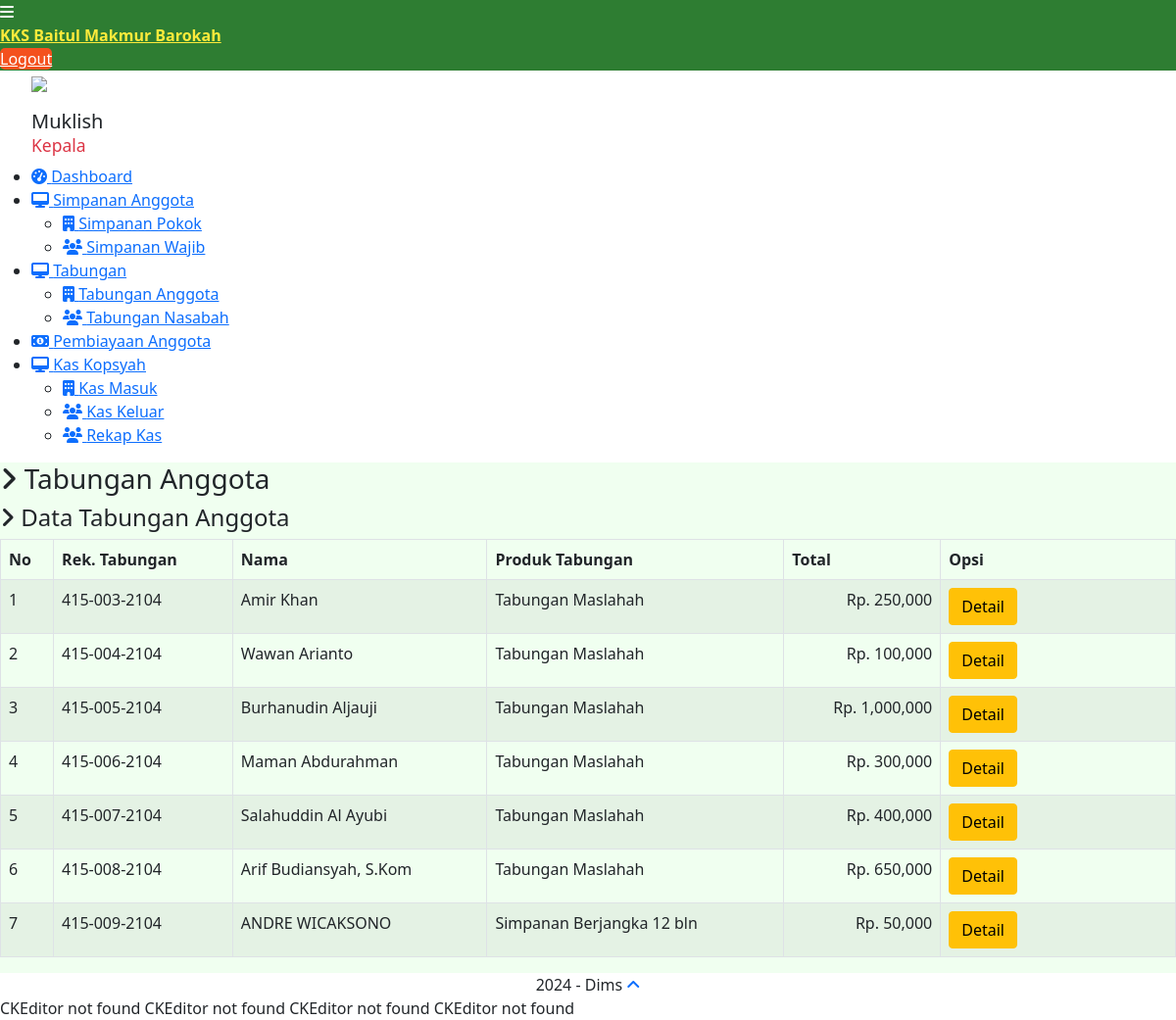
Page /admin/dashboard/index.php?page=tabungan_anggota (signed in) on the committed database.
### tables this page shows
CREATE TABLE `tabungan_anggota` (
  `id_tabungan` int(11) NOT NULL,
  `rek_tabungan` varchar(20) NOT NULL,
  `id_anggota` varchar(20) NOT NULL,
  `id_produk` int(11) NOT NULL,
  `nominal` int(11) NOT NULL,
  `nominal_tarik` int(11) NOT NULL,
  `status` enum('Setor','Tarik') NOT NULL,
  `tgl_setor` date NOT NULL
);

CREATE TABLE `total_tabungan_anggota` (
  `id_total_tabungan_anggota` int(11) NOT NULL,
  `rek_tabungan` varchar(20) NOT NULL,
  `total_simpanan` int(11) NOT NULL
);

CREATE TABLE `anggota` (
  `id_anggota` varchar(20) NOT NULL,
  `nama_lengkap` varchar(100) NOT NULL,
  `nama_panggilan` varchar(50) NOT NULL,
  `nik` varchar(20) NOT NULL,
  `alamat` text NOT NULL,
  `telp_rumah` varchar(20) NOT NULL,
  `no_hp` varchar(20) NOT NULL,
  `pekerjaan` varchar(150) NOT NULL,
  `jenis_kelamin` enum('Perempuan','Laki-laki') NOT NULL,
  `status_kawin` enum('Belum Menikah','Menikah','Janda','Duda') NOT NULL,
  `email_anggota` varchar(120) NOT NULL,
  `username` varchar(120) NOT NULL,
  `pass_anggota` varchar(110) NOT NULL,
  `tgl_daftar` date NOT NULL
);

CREATE TABLE `produk_bmt` (
  `id_produk` int(11) NOT NULL,
  `nama_produk` varchar(120) NOT NULL,
  `id_jenis_produk` int(11) NOT NULL,
  `desk_produk` text NOT NULL
);

### admin/dashboard/tabungan_anggota/list.php (the view, shortened to what this page needs)
<h3><i class="fa fa-angle-right"></i> Tabungan Anggota</h3>
<div class="row mt">
	<div class="col-lg-12">
		<div class="content-panel">
     <h4><i class="fa fa-angle-right"></i> Data Tabungan Anggota</h4>
     <section id="unseen">
      <table class="table table-bordered table-striped" id="Datatables">
        <thead>
          <tr>
           <th>No</th>
           <th>Rek. Tabungan</th>
           <th>Nama</th>
           <th>Produk Tabungan</th>
           <th>Total</th>
           <th width="20%">Opsi</th>
         </tr>
       </thead>
       <tbody>
        <?php
        $no = 1;
        $sql_tabungan_anggota = mysqli_query($con,"SELECT * FROM tabungan_anggota INNER JOIN anggota on tabungan_anggota.id_anggota = anggota.id_anggota INNER JOIN produk_bmt on tabungan_anggota.id_produk = produk_bmt.id_produk INNER JOIN total_tabungan_anggota ON tabungan_anggota.rek_tabungan = total_tabungan_anggota.rek_tabungan GROUP BY tabungan_anggota.rek_tabungan  ") or die (mysqli_error($con));
        while($data = mysqli_fetch_array($sql_tabungan_anggota)){
          ?>
          <tr>
            <td><?php echo $no++ ?></td>
            <td><?php echo $data['rek_tabungan'] ?></td>
            <td><?php echo $data['nama_lengkap'] ?></td>
            <td><?php echo $data['nama_produk'] ?></td>
            <td align="right"s><?php echo 'Rp. '.number_format($data['total_simpanan']) ?></td>
            <td>
              <?php if ($_SESSION['level_admin']!="Kepala") {?>
                <a class="btn btn-warning btn-xs" href="?page=tabungan_anggota&action=detail&rek_tabungan=<?php echo $data['rek_tabungan'];?>" title="Detail">Detail</a>
                <a class="btn btn-primary btn-xs" href="?page=tabungan_anggota&action=tambah_tabungan&rek_tabungan=<?php echo $data['rek_tabungan'];?>" title="Tambah">Setor</a>
                <a class="btn btn-success btn-xs" href="?page=tabungan_anggota&action=tarik_tabungan&rek_tabungan=<?php echo $data['rek_tabungan'];?>" title="Tarik">Tarik</a>
                <a class="btn btn-danger btn-xs" href="?page=tabungan_anggota&action=hapus&rek_tabungan=<?php echo $data['rek_tabungan'];?>" title="Hapus Data" onclick="javascript: return confirm('Apakah anda yakin?');"><i class="fa fa-trash"> Hapus</i></a></td>
              <?php } else { ?>
                <a class="btn btn-warning btn-xs" href="?page=tabungan_anggota&action=detail&rek_tabungan=<?php echo $data['rek_tabungan'];?>" title="Detail">Detail</a>
              <?php } ?>
            </tr>
            <?php
          }
          ?>
        </tbody>
      </table>
    </section>
  </div>
</div>
</div>

### rows in the picture
tabungan_anggota: total_tabungan_anggota.rek_tabungan "415-003-2104", id_anggota.nama_lengkap "Amir Khan", id_produk.nama_produk "Tabungan Maslahah", total_tabungan_anggota.total_simpanan "250,000"
tabungan_anggota: total_tabungan_anggota.rek_tabungan "415-004-2104", id_anggota.nama_lengkap "Wawan Arianto", id_produk.nama_produk "Tabungan Maslahah", total_tabungan_anggota.total_simpanan "100,000"
tabungan_anggota: total_tabungan_anggota.rek_tabungan "415-005-2104", id_anggota.nama_lengkap "Burhanudin Aljauji", id_produk.nama_produk "Tabungan Maslahah", total_tabungan_anggota.total_simpanan "1,000,000"
tabungan_anggota: total_tabungan_anggota.rek_tabungan "415-006-2104", id_anggota.nama_lengkap "Maman Abdurahman", id_produk.nama_produk "Tabungan Maslahah", total_tabungan_anggota.total_simpanan "300,000"
tabungan_anggota: total_tabungan_anggota.rek_tabungan "415-007-2104", id_anggota.nama_lengkap "Salahuddin Al Ayubi", id_produk.nama_produk "Tabungan Maslahah", total_tabungan_anggota.total_simpanan "400,000"
tabungan_anggota: total_tabungan_anggota.rek_tabungan "415-008-2104", id_anggota.nama_lengkap "Arif Budiansyah, S.Kom", id_produk.nama_produk "Tabungan Maslahah", total_tabungan_anggota.total_simpanan "650,000"
tabungan_anggota: total_tabungan_anggota.rek_tabungan "415-009-2104", id_anggota.nama_lengkap "ANDRE WICAKSONO", id_produk.nama_produk "Simpanan Berjangka 12 bln", total_tabungan_anggota.total_simpanan "50,000"

### other values in the picture
$_SESSION['nama_admin'] "Muklish"
$_SESSION['level_admin'] "Kepala"
